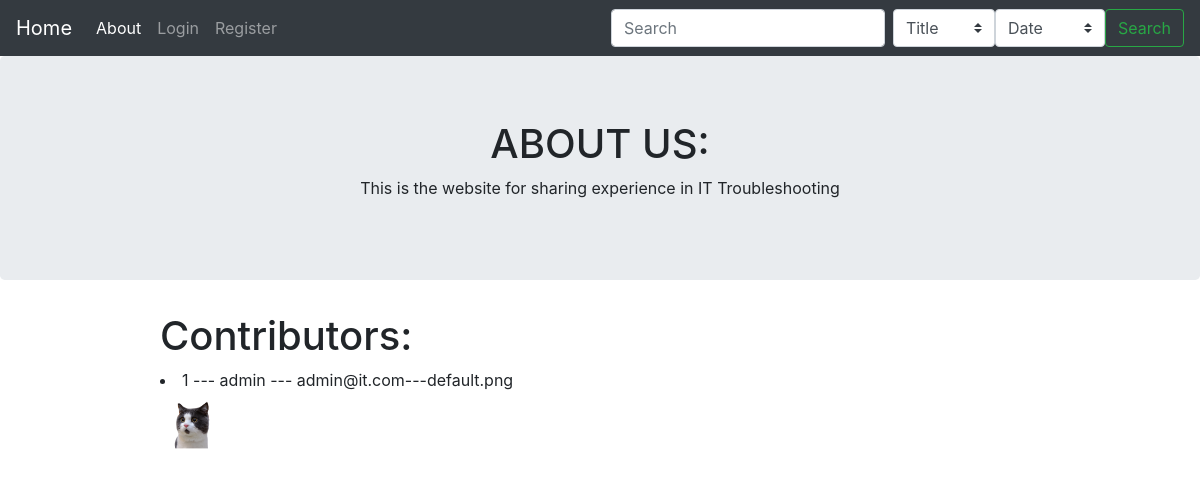
Before: /about with the older database file.
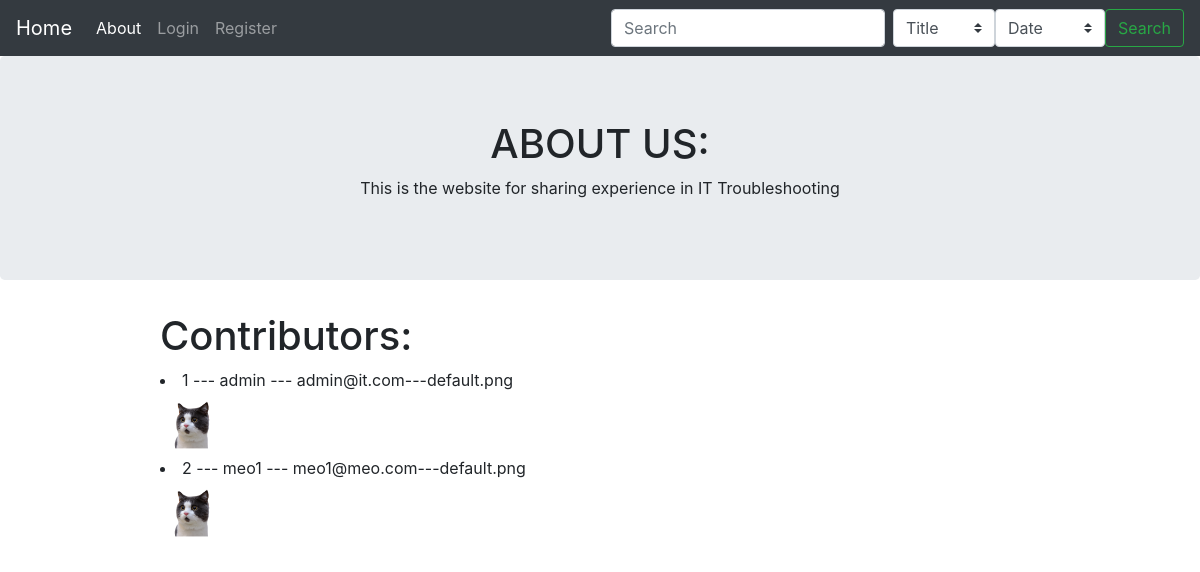
After: the same page with the newer database file.
### source/models.py (models this page shows, shortened)
class User(db.Model, UserMixin):
	__tablename__ = 'user_table'
	id = db.Column(db.Integer, primary_key=True)
	username = db.Column(db.String(30), unique=True, index =True, nullable=False)
	email = db.Column(db.String(40), unique=True, index =True, nullable=False)
	avatar = db.Column(db.String(30), nullable=False, default='default.png')
	password_hash = db.Column(db.String(128), nullable=False)
	post = db.relationship('Post', backref='author', lazy=True)

### source/core/views.py (the view)
@core.route('/about')
def about():
	user_list = User.query.all()
	return render_template('about.html', user_list=user_list)

### source/templates/about.html
{% extends 'base.html' %}
{% block content %}
	<div class="current-page jumbotron">
	<h1>ABOUT US: </h1>
	<p>This is the website for sharing experience in IT Troubleshooting</p>
	</div>
	<div class="list">
	<h1>Contributors: </h1>
	{% for user in user_list %}
	<li>{{ user.id }} --- {{ user.username }} --- {{ user.email }}---{{ user.avatar }}</li>
	<img src="{{ url_for('static', filename='profile_pics/' + user.avatar) }}" width="64" height="64">
	{% endfor %}
	</div>
{% endblock %}

### source/templates/base.html (shortened to what this page needs)
<!DOCTYPE html>
<html>
<head>
	<link rel="stylesheet" href="https://stackpath.bootstrapcdn.com/bootstrap/4.3.1/css/bootstrap.min.css">
	<link rel="stylesheet" href="static/basic.css">
</head>
<body>
	<nav class="navbar navbar-expand-lg navbar-dark bg-dark">
	  <a class="navbar-brand" href="{{ url_for('core.index') }}">Home</a>
	  <div class="collapse navbar-collapse" id="navbarSupportedContent">
	    <ul class="navbar-nav mr-auto">
	      <li class="nav-item active">
	        <a class="nav-link" href="{{ url_for('core.about') }}">About <span class="sr-only">(current)</span></a>
	      </li>
	      {% if current_user.is_authenticated %}
	      <li class="nav-item">
	        <a class="nav-link" href="{{ url_for('user.account', user_id=current_user.id) }}">Account</a>
	      </li>
	      <li class="nav-item dropdown">
	        <a class="nav-link dropdown-toggle" href="#" id="navbarDropdown" role="button" data-toggle="dropdown" aria-haspopup="true" aria-expanded="false">
	          Post Menu
	        </a>
	        <div class="dropdown-menu" aria-labelledby="navbarDropdown">
	          <a class="dropdown-item" href="{{ url_for('user.posts', username=current_user.username) }}">Post</a>
	          <a class="dropdown-item" href="{{ url_for('post.create') }}">Create post</a>
	        </div>
	      </li>
	      <li class="nav-item">
	        <a class="nav-link" href="{{ url_for('user.logout') }}" tabindex="-1">Logout</a>
	      </li>
	      {% else %}
	      <li class="nav-item">
	        <a class="nav-link" href="{{ url_for('user.login') }}" tabindex="-1">Login</a>
	      </li>
	      <li class="nav-item">
	        <a class="nav-link" href="{{ url_for('user.register') }}" tabindex="-1">Register</a>
	      </li>
	      {% endif %}
	    </ul>
	  </div>
	  <form class="form-inline my-2 my-lg-0" action="{{url_for('post.search')}}">
      <input class="form-control mr-sm-2" type="search" placeholder="Search" aria-label="Search" name="keyword">
		  <select class="custom-select" id="inputGroupSelect04" aria-label="Example select with button addon" name="search_by">
		    <option selected value="title">Title</option>
		  </select>
		  <select class="custom-select" id="inputGroupSelect04" aria-label="Example select with button addon" name="sort">
		    <option selected value="date">Date</option>
		  </select>
      <button class="btn btn-outline-success my-2 my-sm-0" type="submit">Search</button>
    </form>
	</nav>
{% block content %}
{% endblock %}
</body>
</html>

### source/static/basic.css (style rules this page uses)
.current-page { text-align: center; }
.list { margin-top:20px; margin-right:40px; margin-bottom:80px; margin-left:160px; }

Changed rows visible on the page:
added User: id "2", username "meo1", email "meo1@meo.com", avatar "default.png", avatar (placeholder picture)
